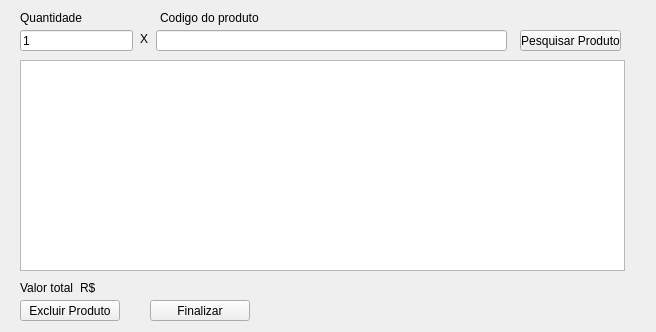
<?xml version="1.0" encoding="UTF-8"?>
<ui version="4.0">
 <class>fm_novaVenda</class>
 <widget class="QDialog" name="fm_novaVenda">
  <property name="geometry">
   <rect>
    <x>0</x>
    <y>0</y>
    <width>656</width>
    <height>332</height>
   </rect>
  </property>
  <property name="windowTitle">
   <string>Nova venda</string>
  </property>
  <property name="windowIcon">
   <iconset resource="resources.qrc">
    <normaloff>:/imagens/img/images.png</normaloff>:/imagens/img/images.png</iconset>
  </property>
  <widget class="QLineEdit" name="txt_qtd">
   <property name="geometry">
    <rect>
     <x>20</x>
     <y>30</y>
     <width>113</width>
     <height>21</height>
    </rect>
   </property>
   <property name="text">
    <string>1</string>
   </property>
  </widget>
  <widget class="QLineEdit" name="txt_codprod">
   <property name="geometry">
    <rect>
     <x>156</x>
     <y>30</y>
     <width>351</width>
     <height>21</height>
    </rect>
   </property>
  </widget>
  <widget class="QTableWidget" name="tw_listaprodutos">
   <property name="geometry">
    <rect>
     <x>20</x>
     <y>60</y>
     <width>605</width>
     <height>211</height>
    </rect>
   </property>
  </widget>
  <widget class="QLabel" name="label">
   <property name="geometry">
    <rect>
     <x>20</x>
     <y>10</y>
     <width>71</width>
     <height>16</height>
    </rect>
   </property>
   <property name="text">
    <string>Quantidade</string>
   </property>
  </widget>
  <widget class="QLabel" name="label_2">
   <property name="geometry">
    <rect>
     <x>160</x>
     <y>10</y>
     <width>131</width>
     <height>16</height>
    </rect>
   </property>
   <property name="text">
    <string>Codigo do produto</string>
   </property>
  </widget>
  <widget class="QLabel" name="label_3">
   <property name="geometry">
    <rect>
     <x>20</x>
     <y>280</y>
     <width>61</width>
     <height>16</height>
    </rect>
   </property>
   <property name="text">
    <string>Valor total</string>
   </property>
  </widget>
  <widget class="QLabel" name="lb_totalvendas">
   <property name="geometry">
    <rect>
     <x>80</x>
     <y>280</y>
     <width>61</width>
     <height>16</height>
    </rect>
   </property>
   <property name="text">
    <string>R$</string>
   </property>
  </widget>
  <widget class="QPushButton" name="btn_excluirprod">
   <property name="geometry">
    <rect>
     <x>20</x>
     <y>300</y>
     <width>100</width>
     <height>21</height>
    </rect>
   </property>
   <property name="text">
    <string>Excluir Produto</string>
   </property>
   <property name="autoDefault">
    <bool>false</bool>
   </property>
  </widget>
  <widget class="QPushButton" name="btn_pesquisar">
   <property name="geometry">
    <rect>
     <x>520</x>
     <y>30</y>
     <width>101</width>
     <height>21</height>
    </rect>
   </property>
   <property name="text">
    <string>Pesquisar Produto</string>
   </property>
   <property name="autoDefault">
    <bool>false</bool>
   </property>
  </widget>
  <widget class="QLabel" name="label_4">
   <property name="geometry">
    <rect>
     <x>140</x>
     <y>32</y>
     <width>47</width>
     <height>13</height>
    </rect>
   </property>
   <property name="text">
    <string>X</string>
   </property>
  </widget>
  <widget class="QPushButton" name="pushButton">
   <property name="geometry">
    <rect>
     <x>150</x>
     <y>300</y>
     <width>100</width>
     <height>21</height>
    </rect>
   </property>
   <property name="text">
    <string>Finalizar</string>
   </property>
   <property name="autoDefault">
    <bool>false</bool>
   </property>
  </widget>
 </widget>
 <resources>
  <include location="resources.qrc"/>
 </resources>
 <connections/>
</ui>
